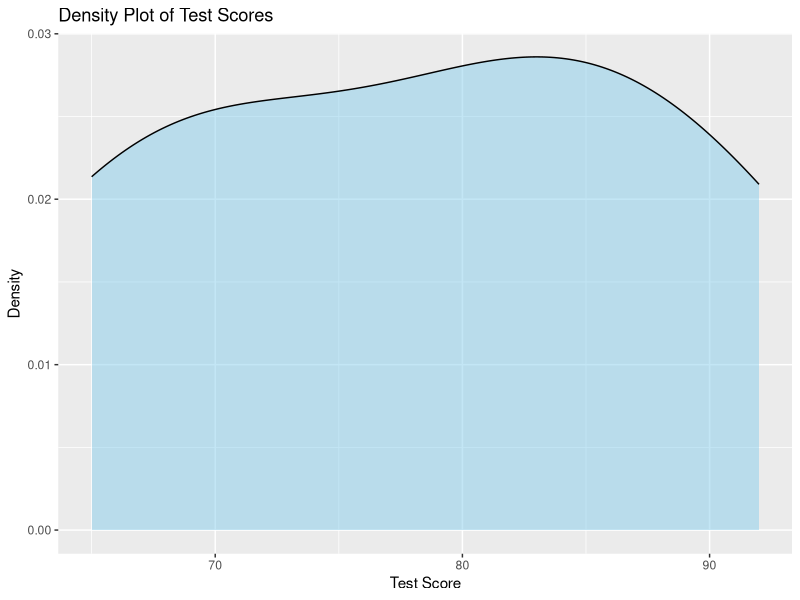

Generate this figure with R:
library(ggplot2)
student <- data.frame(
  Test_Score=c(85,70,92,80,65)
)
ggplot(student,aes(x=Test_Score))+
  geom_density(fill="skyblue",alpha=0.5)+
  labs(title="Density Plot of Test Scores",
       x="Test Score",
       y="Density")
